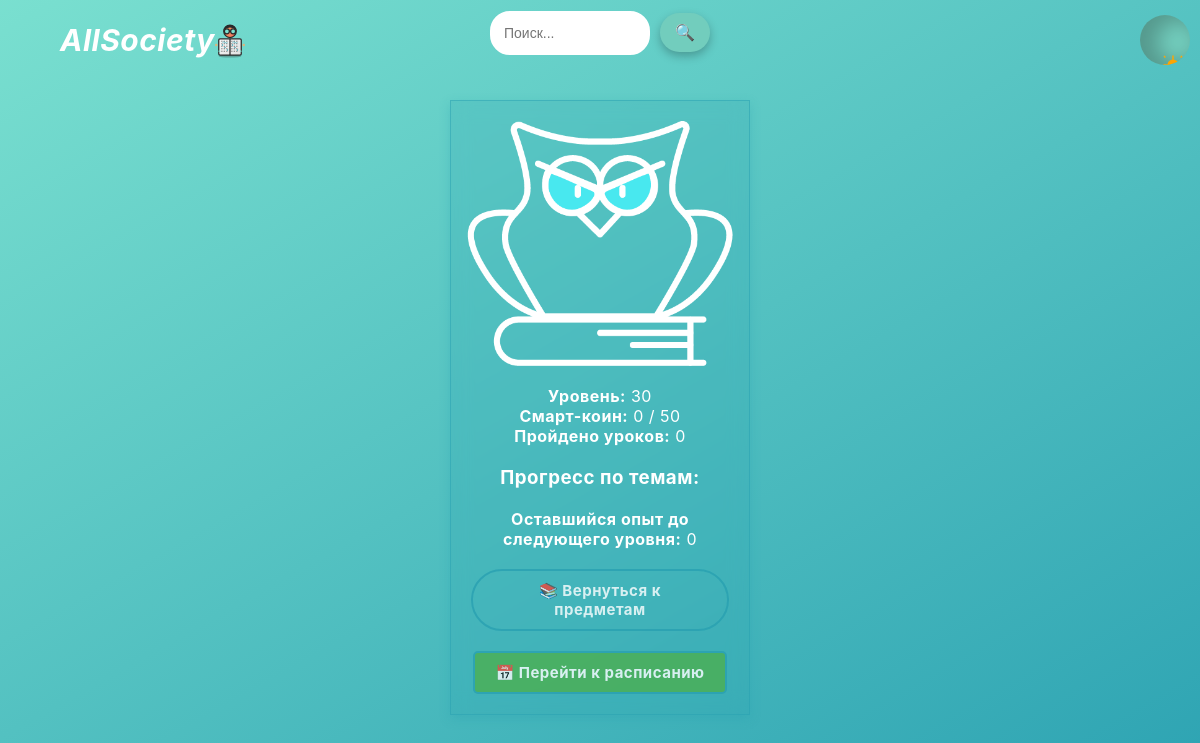
The page /character/status/ (signed in) on the database as committed earlier.
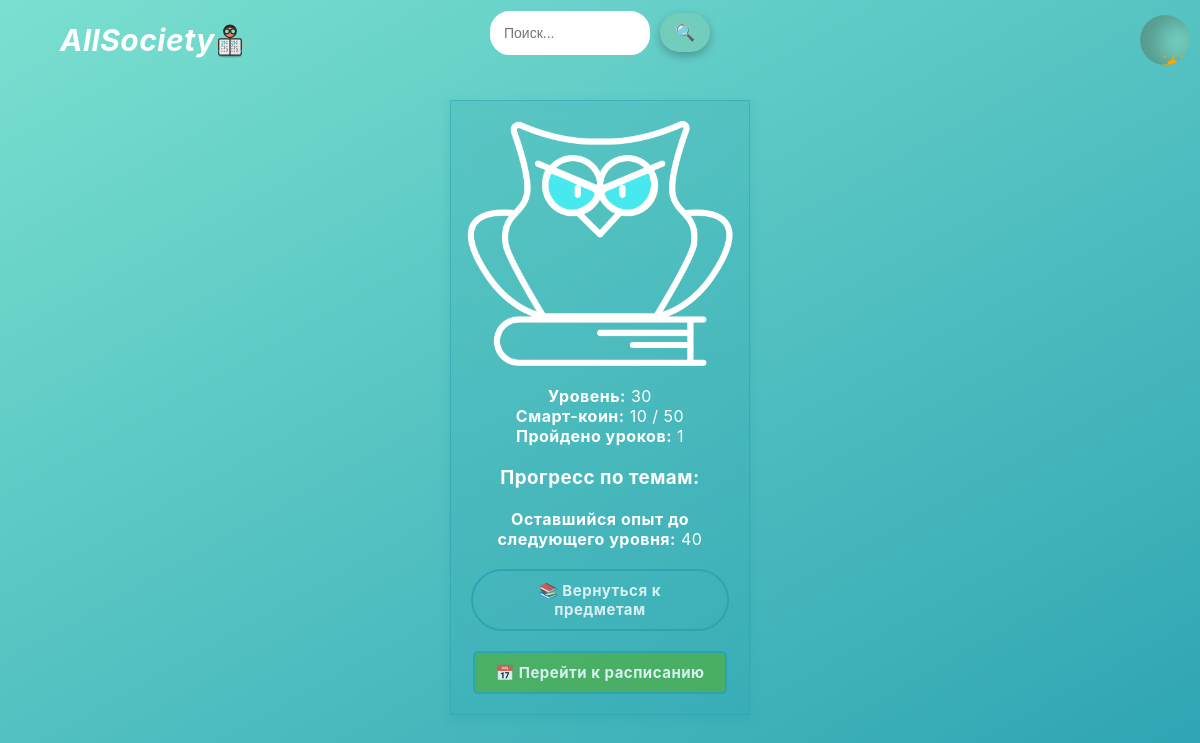
The same page on the database as committed later.
### character/models.py (models this page shows, shortened)
class CharacterProgress(models.Model):
    user = models.OneToOneField(User, on_delete=models.CASCADE)
    level = models.IntegerField(default=1)
    exp = models.IntegerField(default=0)
    def get_topic_progress(self):
        topics = LessonProgress.objects.filter(user=self.user).values('topic').distinct()
        progress = {}
        for topic in topics:
            completed_lessons = LessonProgress.objects.filter(user=self.user, topic=topic['topic'], completed=True).count()
            progress[topic['topic']] = completed_lessons
        return progress

### character/views.py (the view)
# urls.py: path("status/", character_status, name="character_status"),
@login_required
def character_status(request):
    progress, created = CharacterProgress.objects.get_or_create(user=request.user)
    lessons_completed = progress.exp // 10
    remaining_exp = 50 - (progress.exp % 50) if progress.exp % 50 != 0 else 0
    topic_progress = progress.get_topic_progress()
    return render(request, "status.html", {
        "progress": progress,
        "lessons_completed": lessons_completed,
        "remaining_exp": remaining_exp,
        "topic_progress": topic_progress
    })

### character/templates/status.html (shortened to what this page needs)
{% extends "base.html" %}
{% load static %}
{% block content %}
    <div class="character-box" style="display: flex; flex-direction: column; align-items: center;">
        <img src="{% static 'images/character_super.png' %}" id="character-img" alt="Персонаж" style="max-width: 300px; margin-bottom: 20px;">
        <p><strong>Уровень:</strong> {{ progress.level }}</p>
        <p><strong>Смарт-коин:</strong> {{ progress.exp }} / 50</p>
        <p><strong>Пройдено уроков:</strong> {{ lessons_completed }}</p>
        <div class="topic-progress" style="margin-top: 20px;">
            <h3>Прогресс по темам:</h3>
        </div>
        <div class="progress-info" style="text-align: center; margin-top: 20px;">
            <p><strong>Оставшийся опыт до следующего уровня:</strong> {{ remaining_exp }}</p>
        </div>
        <a href="{% url 'subjects_list' %}" class="button subjects-button" style="margin-top: 20px;">📚 Вернуться к предметам</a>
        <a href="{% url 'schedule' %}" class="button schedule-button" style="margin-top: 20px; background-color: #4CAF50; color: white; padding: 10px 20px; text-decoration: none; border-radius: 5px;">
            📅 Перейти к расписанию
        </a>
    </div>
{% endblock %}

Rows that differ between the two databases and show on the page:
changed CharacterProgress: exp "0" → "10"
Other text that changed with them:
{{ lessons_completed }}: "0" → "1"
{{ remaining_exp }}: "0" → "40"
